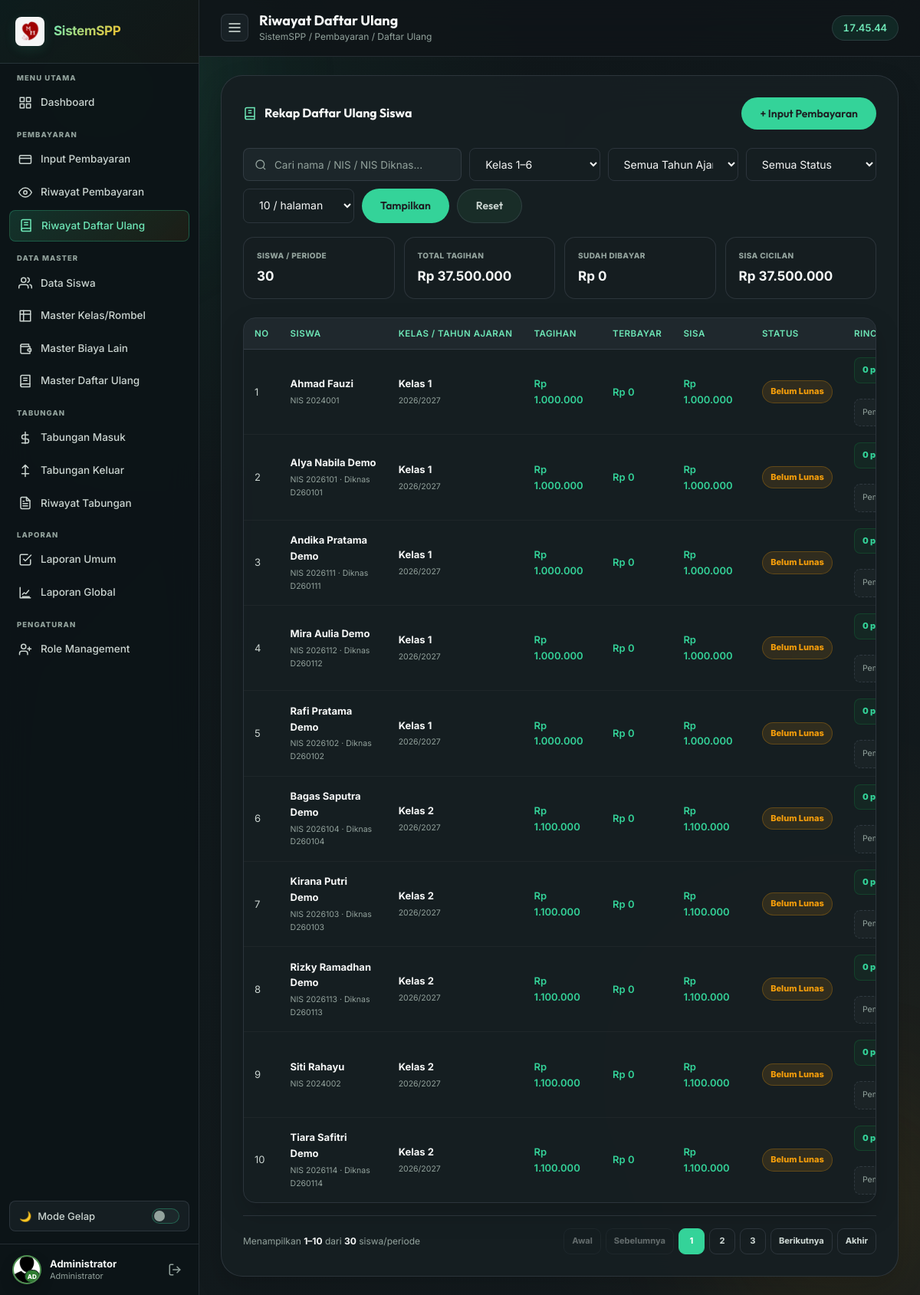
Page /pembayaran/riwayat_daftar_ulang.php (signed in) on the committed database.
### tables this page shows
CREATE TABLE `tagihan_daftar_ulang` (
  `id` BIGINT AUTO_INCREMENT PRIMARY KEY, `tahun_ajaran_id` INT NOT NULL,
  `penempatan_id` BIGINT NOT NULL, `master_daftar_ulang_id` INT DEFAULT NULL,
  `no_induk` VARCHAR(10) NOT NULL, `kelas_snapshot` CHAR(1) NOT NULL,
  `tahun_ajaran_snapshot` CHAR(9) NOT NULL, `nominal_awal` DECIMAL(18,2) NOT NULL,
  `nominal_tagihan` DECIMAL(18,2) NOT NULL, `status` ENUM('open','cancelled') NOT NULL DEFAULT 'open',
  `cancel_reason` VARCHAR(255) DEFAULT NULL, `created_at` TIMESTAMP NOT NULL DEFAULT CURRENT_TIMESTAMP,
  `updated_at` TIMESTAMP NOT NULL DEFAULT CURRENT_TIMESTAMP ON UPDATE CURRENT_TIMESTAMP,
  UNIQUE KEY `uk_tagihan_du_siswa_tahun` (`tahun_ajaran_id`,`no_induk`),
  KEY `idx_tagihan_du_status` (`tahun_ajaran_id`,`kelas_snapshot`,`status`),
  KEY `idx_tagihan_du_penempatan` (`penempatan_id`),
  KEY `idx_tagihan_du_master` (`master_daftar_ulang_id`),
  CONSTRAINT `fk_tagihan_du_tahun` FOREIGN KEY (`tahun_ajaran_id`) REFERENCES `tahun_ajaran`(`id`) ON DELETE RESTRICT ON UPDATE CASCADE,
  CONSTRAINT `fk_tagihan_du_penempatan` FOREIGN KEY (`penempatan_id`) REFERENCES `siswa_tahun_ajaran`(`id`) ON DELETE RESTRICT ON UPDATE CASCADE,
  CONSTRAINT `fk_tagihan_du_master` FOREIGN KEY (`master_daftar_ulang_id`) REFERENCES `Daftar_ulang`(`id`) ON DELETE SET NULL ON UPDATE CASCADE,
  CONSTRAINT `fk_tagihan_du_siswa` FOREIGN KEY (`no_induk`) REFERENCES `siswa`(`NO_INDUK`) ON DELETE RESTRICT ON UPDATE CASCADE,
  CONSTRAINT `chk_tagihan_du_nominal` CHECK (`nominal_awal` >= 0 AND `nominal_tagihan` >= 0),
  CONSTRAINT `chk_tagihan_du_kelas` CHECK (`kelas_snapshot` IN ('1','2','3','4','5','6'))
);

CREATE TABLE `tahun_ajaran` (
  `id` INT AUTO_INCREMENT PRIMARY KEY, `label` CHAR(9) NOT NULL,
  `tanggal_mulai` DATE NOT NULL, `tanggal_selesai` DATE NOT NULL,
  `status` ENUM('draft','published','closed') NOT NULL DEFAULT 'draft',
  `published_at` DATETIME DEFAULT NULL, `closed_at` DATETIME DEFAULT NULL,
  `created_at` TIMESTAMP NOT NULL DEFAULT CURRENT_TIMESTAMP,
  `updated_at` TIMESTAMP NOT NULL DEFAULT CURRENT_TIMESTAMP ON UPDATE CURRENT_TIMESTAMP,
  UNIQUE KEY `uk_tahun_ajaran_label` (`label`),
  CONSTRAINT `chk_tahun_ajaran_dates` CHECK (`tanggal_selesai` > `tanggal_mulai`)
);

### pembayaran/riwayat_daftar_ulang.php (the view, shortened to what this page needs)
<?php
require_once '../koneksi.php';
function du_e($value): string {
    return htmlspecialchars((string)$value, ENT_QUOTES, 'UTF-8');
}
function du_money($value): string {
    return 'Rp ' . number_format((float)$value, 0, ',', '.');
}
function du_history_page_url(array $query, int $page): string {
    $query['page'] = max(1, $page);
    return 'riwayat_daftar_ulang.php?' . http_build_query($query);
}
$search = trim((string)($_GET['q'] ?? ''));
$filterClass = trim((string)($_GET['kelas'] ?? ''));
$filterYear = trim((string)($_GET['tahun_ajaran'] ?? ''));
$filterStatus = trim((string)($_GET['status'] ?? ''));
$allowedPageSizes = [10, 25, 50, 100];
$requestedPage = (int)($_GET['page'] ?? 1);
$requestedPageSize = (int)($_GET['per_page'] ?? 10);
$perPage = in_array($requestedPageSize, $allowedPageSizes, true) ? $requestedPageSize : 10;
$page = max(1, $requestedPage);
$where = ["tdu.status = 'open'"];
$params = [];
$types = '';
$aggregateSql = "
    SELECT tdu.id AS tagihan_id, tdu.no_induk, tdu.kelas_snapshot AS kelas,
           ta.label AS th_ajaran, s.NAMA AS nama, s.NO_induk_diknas, s.KELAS AS kelas_siswa,
           tdu.nominal_tagihan AS master_total,
           COALESCE(SUM(bd.jumlah), 0) AS paid,
           GREATEST(0, tdu.nominal_tagihan - COALESCE(SUM(bd.jumlah), 0)) AS remaining,
           CASE WHEN tdu.nominal_tagihan - COALESCE(SUM(bd.jumlah), 0) <= 0.001
                THEN 'lunas' ELSE 'cicilan' END AS payment_status
    FROM tagihan_daftar_ulang tdu
    JOIN tahun_ajaran ta ON ta.id = tdu.tahun_ajaran_id
    JOIN siswa s ON s.NO_INDUK = tdu.no_induk
    LEFT JOIN bayar_du bd ON bd.tagihan_daftar_ulang_id = tdu.id
    WHERE " . implode(' AND ', $where) . "
    GROUP BY tdu.id, tdu.no_induk, tdu.kelas_snapshot, ta.label, s.NAMA, s.NO_induk_diknas,
             s.KELAS, tdu.nominal_tagihan
";
$havingSql = '';
$summarySql = "SELECT COUNT(*) AS students,
        COALESCE(SUM(master_total), 0) AS bill,
        COALESCE(SUM(paid), 0) AS paid,
        COALESCE(SUM(remaining), 0) AS remaining
    FROM (" . $aggregateSql . $havingSql . ") filtered_bills";
$stmt = $koneksi->prepare($summarySql);
$stmt->execute();
$summary = $stmt->get_result()->fetch_assoc() ?: ['students'=>0, 'bill'=>0, 'paid'=>0, 'remaining'=>0];
$summary['students'] = (int)$summary['students'];
$summary['bill'] = (float)$summary['bill'];
$summary['paid'] = (float)$summary['paid'];
$summary['remaining'] = (float)$summary['remaining'];
$totalPages = max(1, (int)ceil($summary['students'] / $perPage));
$page = min($page, $totalPages);
$offset = ($page - 1) * $perPage;
$pageSql = $aggregateSql . $havingSql . "
    ORDER BY ta.label DESC, CAST(tdu.kelas_snapshot AS UNSIGNED), s.NAMA, tdu.id
    LIMIT ? OFFSET ?";
$pageParams = $params;
$pageParams[] = $perPage;
$pageParams[] = $offset;
$stmt = $koneksi->prepare($pageSql);
$pageTypes = $types . 'ii';
$stmt->bind_param($pageTypes, ...$pageParams);
$stmt->execute();
$pageRows = $stmt->get_result()->fetch_all(MYSQLI_ASSOC);
$visibleGroups = [];
foreach ($pageRows as $row) {
    $group = [
        'tagihan_id' => (int)$row['tagihan_id'],
        'no_induk' => $row['no_induk'], 'no_induk_diknas' => $row['NO_induk_diknas'], 'nama' => $row['nama'],
        'kelas' => $row['kelas'], 'kelas_siswa' => $row['kelas_siswa'],
        'th_ajaran' => $row['th_ajaran'], 'total' => (float)$row['master_total'],
        'paid' => (float)$row['paid'], 'remaining' => (float)$row['remaining'],
        'status' => $row['payment_status'], 'transactions' => [],
    ];
    $visibleGroups[] = $group;
}
$firstShown = $summary['students'] > 0 ? $offset + 1 : 0;
$lastShown = $summary['students'] > 0 ? min($offset + count($visibleGroups), $summary['students']) : 0;
$pageWindowStart = max(1, $page - 2);
$pageWindowEnd = min($totalPages, $pageWindowStart + 4);
$pageWindowStart = max(1, $pageWindowEnd - 4);
$paginationQuery = array_filter([
    'q'=>$search, 'kelas'=>$filterClass, 'tahun_ajaran'=>$filterYear,
    'status'=>$filterStatus, 'per_page'=>$perPage,
], static fn($value) => $value !== '');
?>
<!DOCTYPE html>
<html lang="id">
<head>
  <link rel="stylesheet" href="../assets/css/style.css?v=5.7" />
</head>
<body>
  <div class="bg-orbs"><div class="orb orb-1"></div><div class="orb orb-2"></div><div class="orb orb-3"></div></div>
  <div class="layout">
    <?php include '../includes/sidebar.php'; ?>
    <main class="main-content">
      <div class="topbar">
        <button class="sidebar-toggle" onclick="toggleSidebar()" id="btn-sidebar-toggle" aria-label="Buka navigasi"><svg width="20" height="20" viewBox="0 0 24 24" fill="none" stroke="currentColor" stroke-width="2"><line x1="3" y1="12" x2="21" y2="12"/><line x1="3" y1="6" x2="21" y2="6"/><line x1="3" y1="18" x2="21" y2="18"/></svg></button>
        <div class="topbar-title"><h2>Riwayat Daftar Ulang</h2><span class="breadcrumb">SistemSPP / Pembayaran / Daftar Ulang</span></div>
        <div class="clock-badge" id="liveClock">--:--:--</div>
      </div>
      <div class="main-card du-history-card">
        <div class="card-title-row">
          <div class="card-title"><svg width="18" height="18" viewBox="0 0 24 24" fill="none" stroke="currentColor" stroke-width="2"><path d="M4 19.5A2.5 2.5 0 0 1 6.5 17H20"/><path d="M4 4.5A2.5 2.5 0 0 1 6.5 2H20v20H6.5A2.5 2.5 0 0 1 4 19.5z"/><path d="M9 7h6M9 11h6"/></svg>Rekap Daftar Ulang Siswa</div>
          <a href="form.php" class="btn btn-primary">+ Input Pembayaran</a>
        </div>
        <form method="GET" class="filter-bar du-history-filter">
          <div class="search-box"><svg width="16" height="16" viewBox="0 0 24 24" fill="none" stroke="currentColor" stroke-width="2"><circle cx="11" cy="11" r="8"/><line x1="21" y1="21" x2="16.65" y2="16.65"/></svg><input type="text" name="q" value="<?= du_e($search) ?>" placeholder="Cari nama / NIS / NIS Diknas..." /></div>
          <select class="field-input field-select filter-sel" name="kelas"><option value="">Kelas 1–6</option></select>
          <select class="field-input field-select filter-sel" name="tahun_ajaran"><option value="">Semua Tahun Ajaran</option></select>
          <select class="field-input field-select filter-sel" name="status"><option value="">Semua Status</option></select>
          <select class="field-input field-select filter-sel du-page-size" name="per_page" aria-label="Jumlah data per halaman"><?php foreach ($allowedPageSizes as $pageSize): ?><option value="<?= $pageSize ?>" <?= $perPage === $pageSize ? 'selected' : '' ?>><?= $pageSize ?> / halaman</option><?php endforeach; ?></select>
          <button class="btn btn-primary" type="submit">Tampilkan</button><a class="btn btn-ghost" href="riwayat_daftar_ulang.php">Reset</a>
        </form>
        <div class="history-summary-grid du-history-summary">
          <div><span>Siswa / Periode</span><strong><?= number_format($summary['students']) ?></strong></div>
          <div><span>Total Tagihan</span><strong><?= du_money($summary['bill']) ?></strong></div>
          <div><span>Sudah Dibayar</span><strong><?= du_money($summary['paid']) ?></strong></div>
          <div><span>Sisa Cicilan</span><strong><?= du_money($summary['remaining']) ?></strong></div>
        </div>
        <div class="table-container">
          <table class="payment-table responsive-table du-history-table">
            <thead><tr><th>No</th><th>Siswa</th><th>Kelas / Tahun Ajaran</th><th>Tagihan</th><th>Terbayar</th><th>Sisa</th><th>Status</th><th>Rincian Pembayaran</th></tr></thead>
            <tbody>
            <?php if (!$visibleGroups): ?><tr><td colspan="8" class="text-center recap-empty">Belum ada tagihan Daftar Ulang yang diterbitkan untuk filter ini.</td></tr>
            <?php else: foreach ($visibleGroups as $index => $group): ?>
              <tr>
                <td data-label="No"><?= $offset + $index + 1 ?></td>
                <td data-label="Siswa"><strong><?= du_e($group['nama']) ?></strong><small class="du-history-nis">NIS <?= du_e($group['no_induk']) ?><?= !empty($group['no_induk_diknas']) ? ' · Diknas ' . du_e($group['no_induk_diknas']) : '' ?></small></td>
                <td data-label="Kelas / Tahun"><strong>Kelas <?= du_e($group['kelas']) ?></strong><small class="du-history-nis"><?= du_e($group['th_ajaran']) ?></small></td>
                <td data-label="Tagihan" class="nominal"><?= du_money($group['total']) ?></td>
                <td data-label="Terbayar" class="nominal"><?= du_money($group['paid']) ?></td>
                <td data-label="Sisa" class="nominal"><?= du_money($group['remaining']) ?></td>
                <td data-label="Status"><span class="recap-status <?= $group['status'] === 'lunas' ? 'is-paid' : 'is-partial' ?>"><?= $group['status'] === 'lunas' ? 'Lunas' : 'Belum Lunas' ?></span></td>
                <td data-label="Rincian">
                  <div class="du-payment-details">
                    <div class="du-payment-summary">
                      <strong><?= count($group['transactions']) ?> pembayaran</strong>
                    </div>
                    <?php if (!$group['transactions']): ?><div class="du-payment-empty">Pembayaran daftar ulang belum tercatat.</div><?php endif; ?>
                  </div>
                </td>
              </tr>
            <?php endforeach; endif; ?>
            </tbody>
          </table>
        </div>
        <?php if ($summary['students'] > 0): ?>
        <div class="du-pagination-footer">
          <p class="du-pagination-info">Menampilkan <strong><?= number_format($firstShown) ?>–<?= number_format($lastShown) ?></strong> dari <strong><?= number_format($summary['students']) ?></strong> siswa/periode</p>
          <?php if ($totalPages > 1): ?>
          <nav class="du-pagination" aria-label="Navigasi halaman Riwayat Daftar Ulang">
            <?php if ($page > 1): ?>
              <a class="du-page-link du-page-desktop-only" href="<?= du_e(du_history_page_url($paginationQuery, 1)) ?>">Awal</a>
              <a class="du-page-link du-page-prev" href="<?= du_e(du_history_page_url($paginationQuery, $page - 1)) ?>" rel="prev">Sebelumnya</a>
            <?php else: ?>
              <span class="du-page-link du-page-desktop-only is-disabled" aria-disabled="true">Awal</span>
              <span class="du-page-link du-page-prev is-disabled" aria-disabled="true">Sebelumnya</span>
            <?php endif; ?>
            <span class="du-page-numbers">
              <?php for ($pageNumber = $pageWindowStart; $pageNumber <= $pageWindowEnd; $pageNumber++): ?>
                <?php if ($pageNumber === $page): ?><span class="du-page-link is-active" aria-current="page"><?= $pageNumber ?></span>
                <?php else: ?><a class="du-page-link" href="<?= du_e(du_history_page_url($paginationQuery, $pageNumber)) ?>"><?= $pageNumber ?></a><?php endif; ?>
              <?php endfor; ?>
            </span>
            <?php if ($page < $totalPages): ?>
              <a class="du-page-link du-page-next" href="<?= du_e(du_history_page_url($paginationQuery, $page + 1)) ?>" rel="next">Berikutnya</a>
              <a class="du-page-link du-page-desktop-only" href="<?= du_e(du_history_page_url($paginationQuery, $totalPages)) ?>">Akhir</a>
            <?php else: ?>
              <span class="du-page-link du-page-next is-disabled" aria-disabled="true">Berikutnya</span>
              <span class="du-page-link du-page-desktop-only is-disabled" aria-disabled="true">Akhir</span>
            <?php endif; ?>
          </nav>
          <?php endif; ?>
        </div>
        <?php endif; ?>
      </div>
    </main>
  </div>
</body>
</html>

### rows in the picture
tagihan_daftar_ulang: index "1", nama "Ahmad Fauzi", no_induk "2024001", kelas_snapshot "1", tahun_ajaran.label "2026/2027", total "Rp 1.000.000", paid "Rp 0", remaining "Rp 1.000.000", count($group['transactions']) "0"
tagihan_daftar_ulang: index "2", nama "Alya Nabila Demo", no_induk "2026101", no_induk_diknas "D260101", kelas_snapshot "1", tahun_ajaran.label "2026/2027", total "Rp 1.000.000", paid "Rp 0", remaining "Rp 1.000.000", count($group['transactions']) "0"
tagihan_daftar_ulang: index "3", nama "Andika Pratama Demo", no_induk "2026111", no_induk_diknas "D260111", kelas_snapshot "1", tahun_ajaran.label "2026/2027", total "Rp 1.000.000", paid "Rp 0", remaining "Rp 1.000.000", count($group['transactions']) "0"
tagihan_daftar_ulang: index "4", nama "Mira Aulia Demo", no_induk "2026112", no_induk_diknas "D260112", kelas_snapshot "1", tahun_ajaran.label "2026/2027", total "Rp 1.000.000", paid "Rp 0", remaining "Rp 1.000.000", count($group['transactions']) "0"
tagihan_daftar_ulang: index "5", nama "Rafi Pratama Demo", no_induk "2026102", no_induk_diknas "D260102", kelas_snapshot "1", tahun_ajaran.label "2026/2027", total "Rp 1.000.000", paid "Rp 0", remaining "Rp 1.000.000", count($group['transactions']) "0"
tagihan_daftar_ulang: index "6", nama "Bagas Saputra Demo", no_induk "2026104", no_induk_diknas "D260104", kelas_snapshot "2", tahun_ajaran.label "2026/2027", total "Rp 1.100.000", paid "Rp 0", remaining "Rp 1.100.000", count($group['transactions']) "0"
tagihan_daftar_ulang: index "7", nama "Kirana Putri Demo", no_induk "2026103", no_induk_diknas "D260103", kelas_snapshot "2", tahun_ajaran.label "2026/2027", total "Rp 1.100.000", paid "Rp 0", remaining "Rp 1.100.000", count($group['transactions']) "0"
tagihan_daftar_ulang: index "8", nama "Rizky Ramadhan Demo", no_induk "2026113", no_induk_diknas "D260113", kelas_snapshot "2", tahun_ajaran.label "2026/2027", total "Rp 1.100.000", paid "Rp 0", remaining "Rp 1.100.000", count($group['transactions']) "0"
tagihan_daftar_ulang: index "9", nama "Siti Rahayu", no_induk "2024002", kelas_snapshot "2", tahun_ajaran.label "2026/2027", total "Rp 1.100.000", paid "Rp 0", remaining "Rp 1.100.000", count($group['transactions']) "0"
tagihan_daftar_ulang: index "10", nama "Tiara Safitri Demo", no_induk "2026114", no_induk_diknas "D260114", kelas_snapshot "2", tahun_ajaran.label "2026/2027", total "Rp 1.100.000", paid "Rp 0", remaining "Rp 1.100.000", count($group['transactions']) "0"

### other values in the picture
$section "MENU UTAMA"
$label "Dashboard"
$section "PEMBAYARAN"
$label "Input Pembayaran"
$label "Riwayat Pembayaran"
$label "Riwayat Daftar Ulang"
$section "DATA MASTER"
$label "Data Siswa"
$label "Master Kelas/Rombel"
$label "Master Biaya Lain"
$label "Master Daftar Ulang"
$section "TABUNGAN"
$label "Tabungan Masuk"
$label "Tabungan Keluar"
$label "Riwayat Tabungan"
